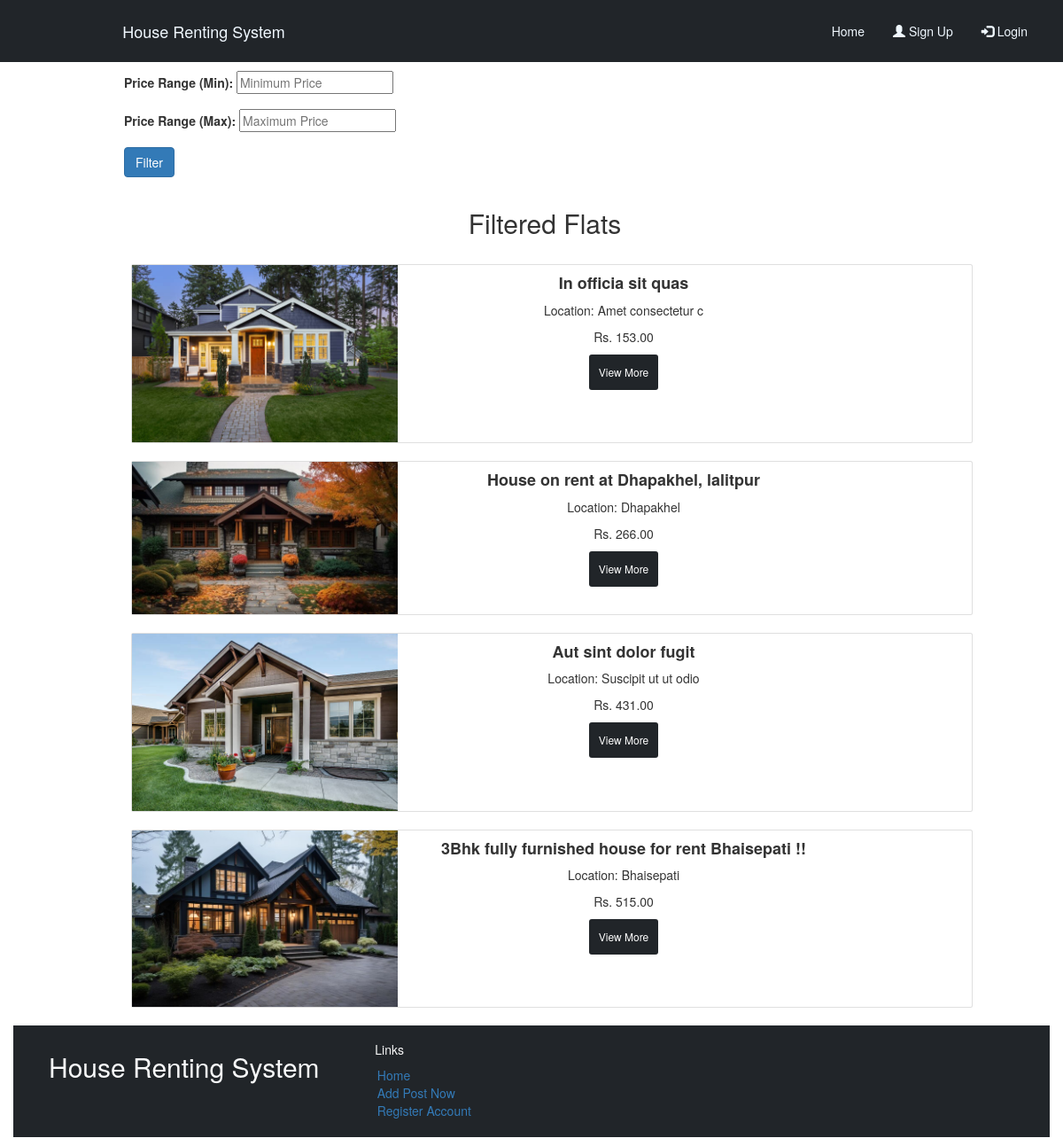
The page /filter_flat on the database its author committed.
### houserent/models.py (models this page shows)
class FlatsAvailable(models.Model):
    uid=models.ForeignKey(User, verbose_name="User Id", on_delete=models.CASCADE,default=6)
    title = models.CharField(max_length=100)
    full_name=models.CharField(max_length=50,null=True)
    email=models.EmailField(max_length=254,null=True)
    phone=models.IntegerField(null=True)
    description = models.TextField()
    price = models.DecimalField(max_digits=10, decimal_places=2)
    location = models.CharField(max_length=200,)
    bedroom = models.PositiveIntegerField()
    livingroom = models.PositiveIntegerField()
    bathroom = models.PositiveIntegerField()
    kitchen = models.PositiveIntegerField()
    contact_number = models.CharField(max_length=15)
    date_and_time=models.DateTimeField(default=timezone.now)
    images = models.ImageField(upload_to='uploads',null=True)
    slugs=models.SlugField(unique=True,null=True)
    def __str__(self):
        return self.title

### houserent/views.py (the view)
# urls.py: path('filter_flat', views.filter_flats, name='filter-flat'),
def filter_flats(request):
    flats = None
    if request.method == 'POST':
        price_min = request.POST.get('priceMin')
        price_max = request.POST.get('priceMax')
        if price_min is not None and price_max is not None:
            all_flats = FlatsAvailable.objects.filter(price__gte=price_min, price__lte=price_max)
            all_flats = quicksort(list(all_flats))
            paginator = Paginator(all_flats, 4)
            page = request.GET.get('page', 1)  \
            try:
                flats = paginator.page(page)
            except PageNotAnInteger:
                flats = paginator.page(1)
            except EmptyPage:
                flats = paginator.page(paginator.num_pages)
    else:
        all_flats = FlatsAvailable.objects.all()
        all_flats = quicksort(list(all_flats))
        paginator = Paginator(all_flats, 4)
        page = request.GET.get('page', 1)  # Set a default page number of 1
        try:
            flats = paginator.page(page)
        except PageNotAnInteger:
            flats = paginator.page(1)
        except EmptyPage:
            flats = paginator.page(paginator.num_pages)
    context = {'flats': flats}
    return render(request, 'filter_flat.html', context)

### houserent/views.py (called while the page is built)
def quicksort(arr):
    if len(arr) <= 1:
        return arr
    else:
        pivot = arr[0].price
        less = [flat for flat in arr[1:] if flat.price <= pivot]
        greater = [flat for flat in arr[1:] if flat.price > pivot]
        return quicksort(less) + [arr[0]] + quicksort(greater)

### houserent/templates/filter_flat.html (shortened to what this page needs)
{% extends 'layout.html' %}
{% load static%}
{% block content %}
<div class="container">
  <div class="row  ">
    <div class="col-12 col-md-12">
      <div class="filter">
        <form method="POST" action="{% url 'filter-flat' %}">
          <div class="form-outline form-white mb-4">
            <label for="priceMin">Price Range (Min):</label>
            <input type="number" id="priceMin" name="priceMin" placeholder="Minimum Price">
          </div>
          <div class="form-outline form-white mb-4">
            <label for="priceMax">Price Range (Max):</label>
            <input type="number" id="priceMax" name="priceMax" placeholder="Maximum Price">
          </div>
          <div class="form-outline form-white mb-4">
            <button class="btn btn-primary" type="submit">Filter</button>
          </div>
        </form>
      </div>
    </div>
    <center>
        {% if flats %}
            <h2>Filtered Flats</h2>
            <br>
            {% for flat in flats %}
                <div class="container">
                  <div class="card">
                    <div class="row">
                      <div class="col-sm-4">
                        <a href="{% url 'flats' flat.slugs flat.id %}"> <img src="{{ flat.images.url }}" alt="" style="width: 300px;"> </a>
                      </div>
                      <div class="image-box col-sm-6">
                        <div class="card-block">
                          <h4><b>{{ flat }}</b></h4>
                          <p>Location: {{ flat.location }}</p>
                          <p>Rs. {{ flat.price }}</p>
                          <a href="{% url 'flats' flat.slugs flat.id %}" class="btn btn-dark btn-sm float-right" style="padding:10px ;">View More</a>
                        </div>
                      </div>
                    </div>
                  </div>
                  <br>
                </div>
            {% endfor %}
        {% else %}
            <h2>No flats found.</h2>
            <hr>
        {% endif %}
    </center>
  </div>
</div>
{% endblock %}

### houserent/static/css/custom.css (style rules this page uses)
.container { width: 980px !important; }

### rows shown on the page
FlatsAvailable: images (picture), title "In officia sit quas", location "Amet consectetur c", price "153.00"
FlatsAvailable: images (picture), title "House on rent at Dhapakhel, lalitpur", location "Dhapakhel", price "266.00"
FlatsAvailable: images (picture), title "Aut sint dolor fugit", location "Suscipit ut ut odio", price "431.00"
FlatsAvailable: images (picture), title "3Bhk fully furnished house for rent Bhaisepati !!", location "Bhaisepati", price "515.00"
